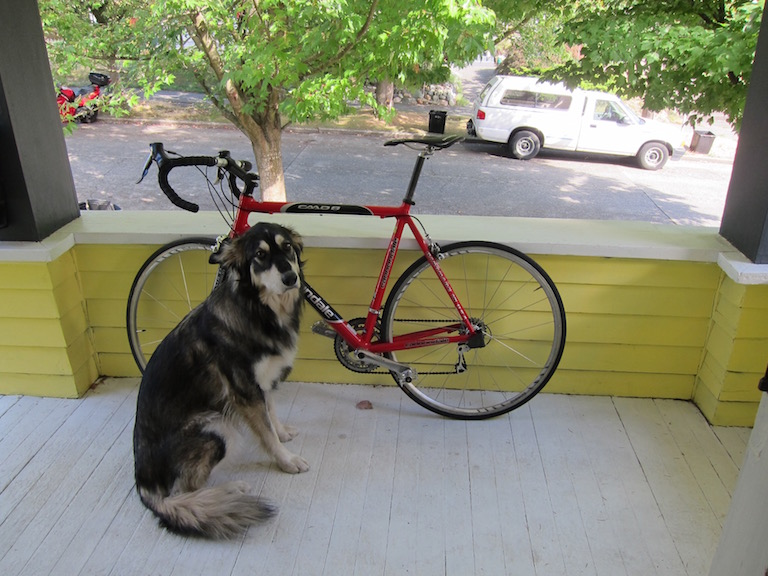
#> input picture dog.jpg, 768 x 576 px
$ jupyter execute --allow-errors Histogram.ipynb   (older library calls are emulated)
#> lines starting #> are read from the running program, lines starting #| are printed output that depends on the picture; long printed decimals are rounded
#> further down, img is the input picture: shape (576, 768, 3); mean B, G, R 114.1, 135.7, 134.4
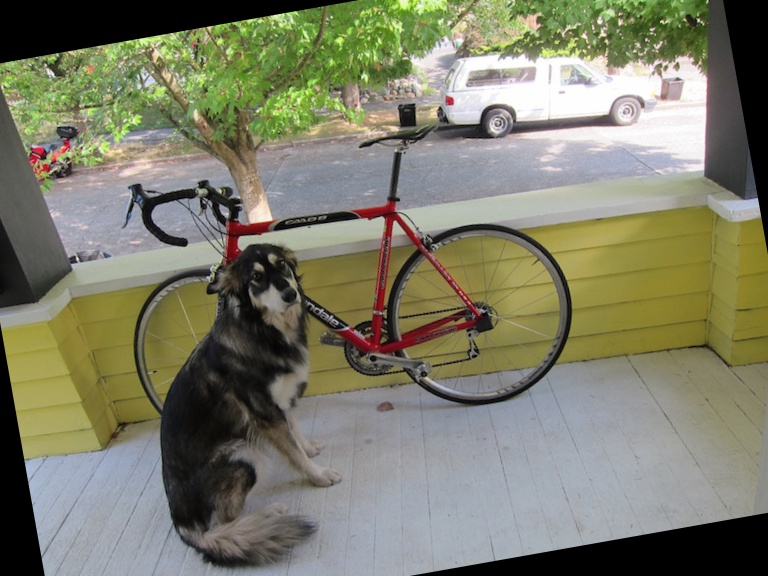
#> input picture dog_rotate.jpg, 768 x 576 px
#> further down, img_rotate is the input picture: shape (576, 768, 3); mean B, G, R 105.5, 125.6, 125.2
[cell 1]
import cv2
import numpy as np
import matplotlib.pyplot as plt
from Utils_plot import plot_hist

print(cv2.__version__)

img = cv2.imread('office_1.jpg')
img_rotate = cv2.imread('office_2.jpg')

#> (the rest of this cell did not finish here and is left out)

[cell 2]
def histogram_gradient(img, img_rotate, mag_thres = 20, bin_num = 360):
#> called with mag_thres = 20, bin_num = 360
    img = cv2.cvtColor(img, cv2.COLOR_BGR2GRAY)
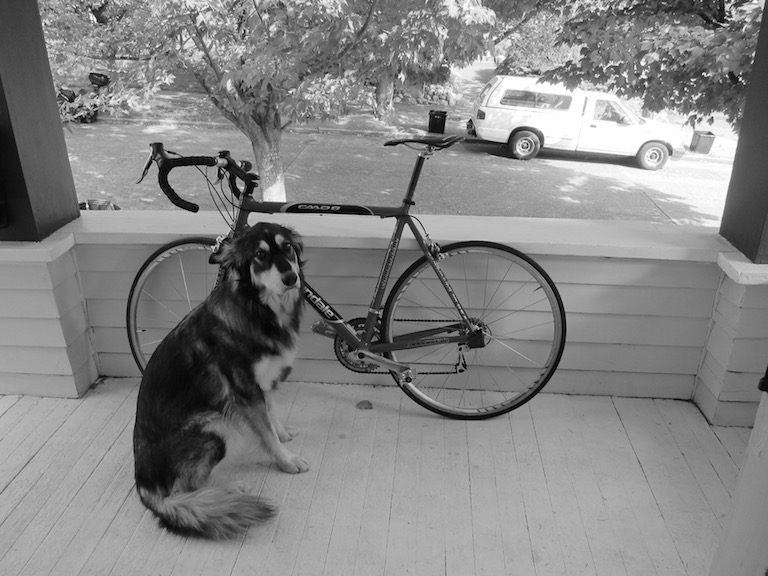
#> img: shape (576, 768); min 0, max 255, mean 132.8
    img_rotate = cv2.cvtColor(img_rotate, cv2.COLOR_BGR2GRAY)
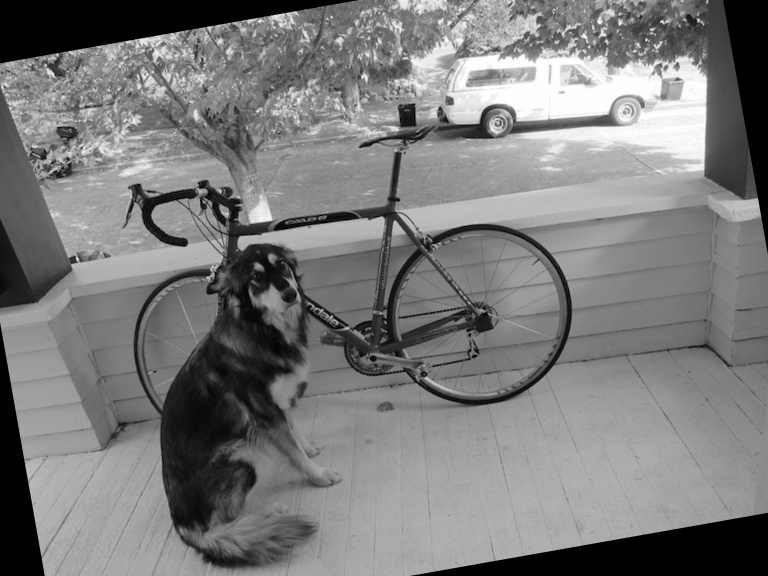
#> img_rotate: shape (576, 768); min 0, max 255, mean 123.2

    for img in [img, img_rotate]:
        sobelx=cv2.Sobel(img, cv2.CV_64F, dx=1, dy=0)
        sobely=cv2.Sobel(img, cv2.CV_64F, dx=0, dy=1)
        gradient = np.arctan2(sobely, sobelx) * 180 / np.pi
        magnitude = np.sqrt(sobelx ** 2 + sobely ** 2)
        mag_thres = np.median(magnitude)
        print(mag_thres)
        gradient = (magnitude > mag_thres) * gradient
        gradient = (gradient < 0) * 360 + gradient
        hist, bins = np.histogram(gradient, bin_num)
        hist = hist[1:]

        plt.plot(hist)
#> this loop made 2 passes
#> mag_thres on passes 1 to 2: 22.09, 18.38
#| 22.091
#| 18.385
#> pass 1, in histogram_gradient, `sobelx=cv2.Sobel(img, cv2.CV_64F, dx=1, dy=0)`:
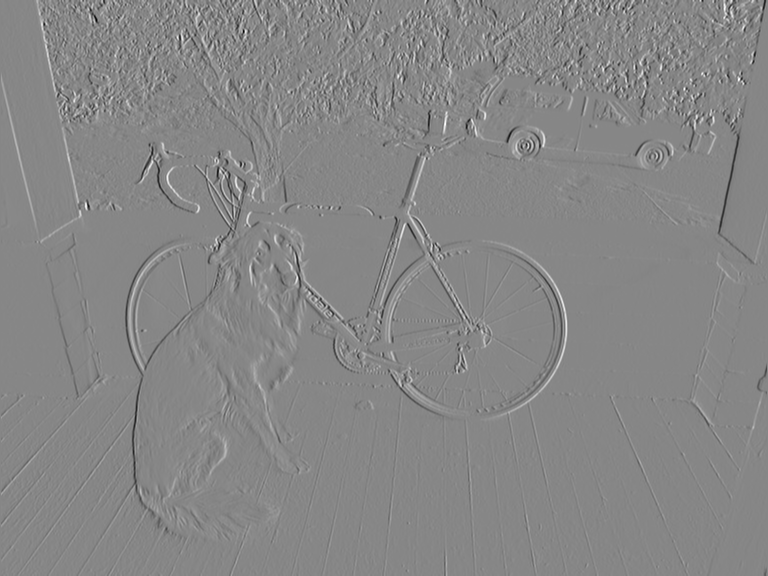
#> sobelx: shape (576, 768) float64; min -847, max 755, mean -0.2; drawn with min black and max white
#> pass 1, in histogram_gradient, `gradient = np.arctan2(sobely, sobelx) * 180 / np.pi`:
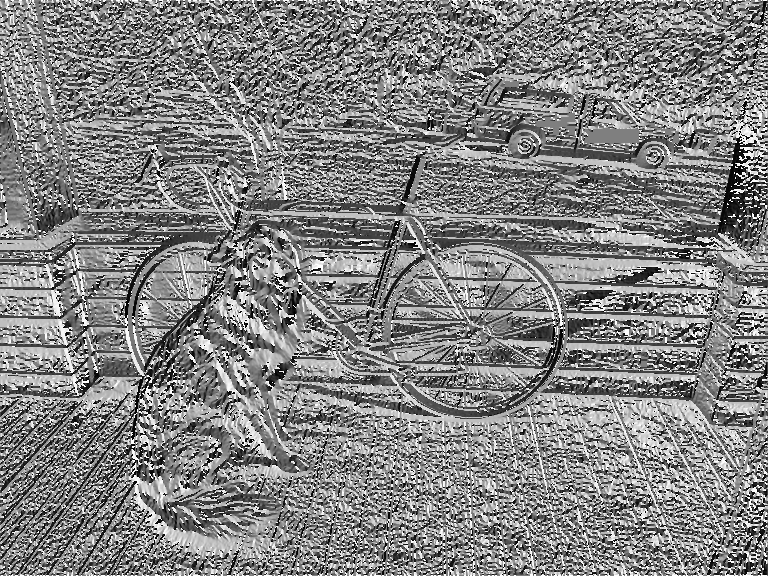
#> gradient: shape (576, 768) float64; min -179.9, max 180, mean 5.5; drawn with min black and max white
#> pass 1, in histogram_gradient, `magnitude = np.sqrt(sobelx ** 2 + sobely ** 2)`:
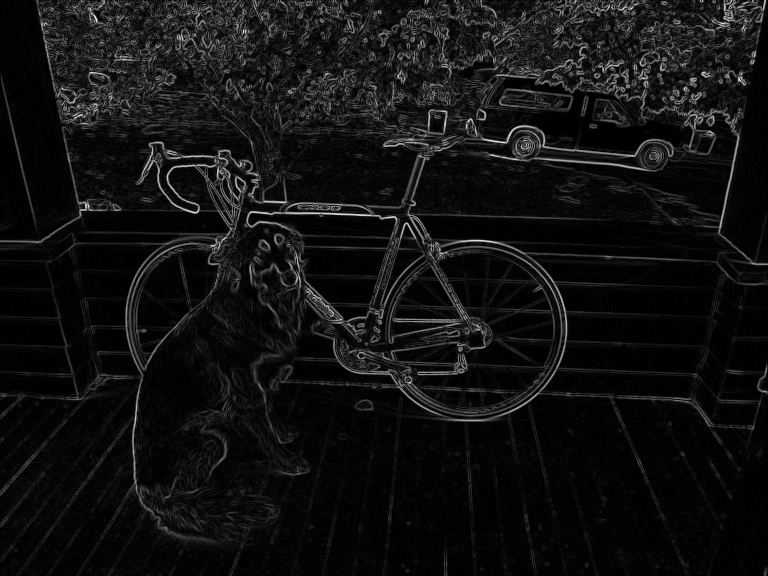
#> magnitude: shape (576, 768) float64; min 0, max 862.2, mean 59.4; drawn with min black and max white
#> after the loop:
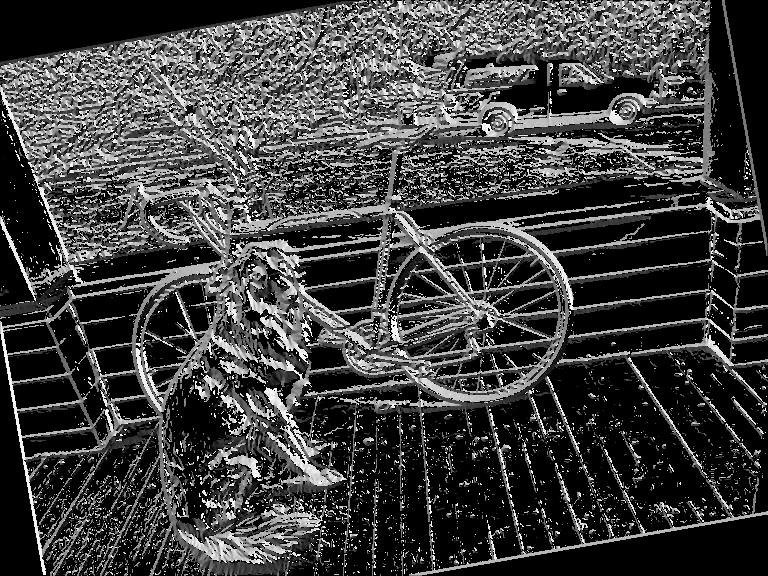
#> gradient: shape (576, 768) float64; min 0, max 359.8, mean 89.1; drawn with min black and max white
#> after the loop:
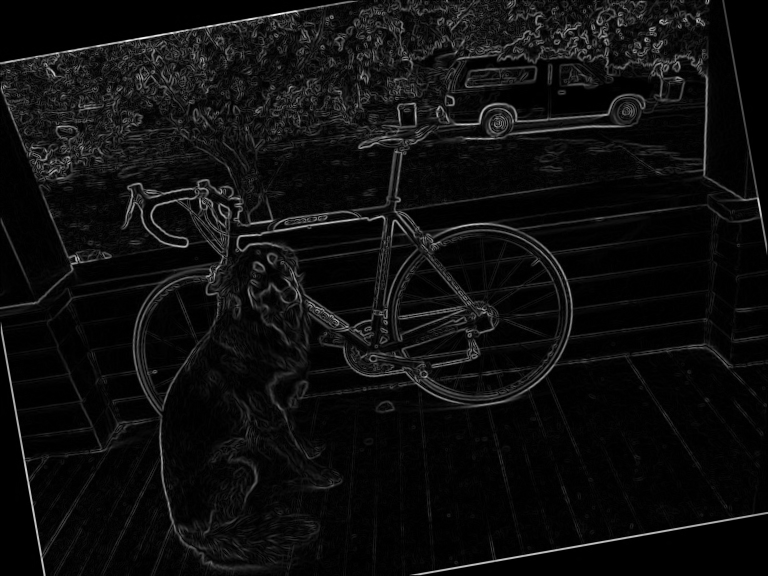
#> magnitude: shape (576, 768) float64; min 0, max 936.2, mean 52.9; drawn with min black and max white
#> after the loop:
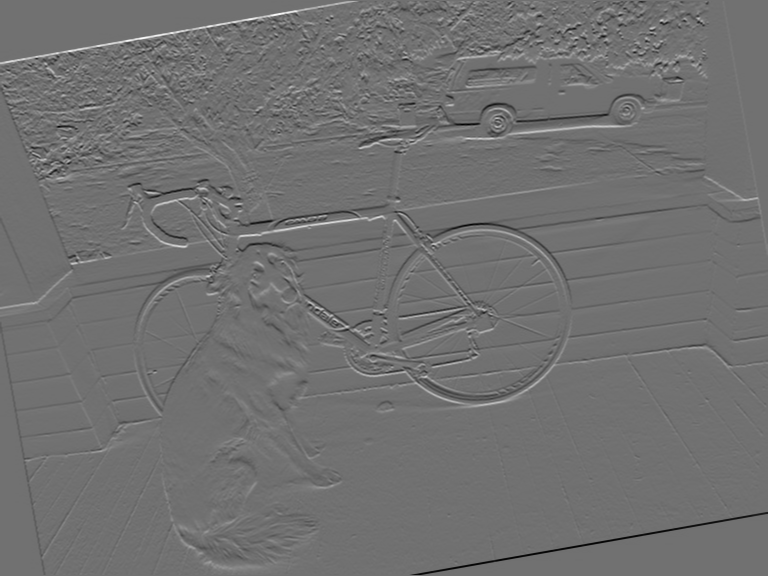
#> sobely: shape (576, 768) float64; min -737, max 926, mean 0.2; drawn with min black and max white
    #plt.xlim([1, bin_num])
    #plt.ylim([0, 15000])
    plt.show()
#> figure, not shown here; curve peaks at x = 269, y = 1844; curve peaks at x = 260, y = 1642

img = cv2.imread('dog.jpg')
img_rotate = cv2.imread('dog_rotate.jpg')

histogram_gradient(img, img_rotate)

## Test about the gradient

[cell 3]
a = np.eye(5)
m = np.linspace(20, 0, 5)
n = np.linspace(0, 20, 5)
grid = np.meshgrid(m, n)
a = grid[0]
b = grid[1]
print("The a is \n", a)
#filter_kernal =

sobelx=cv2.Sobel(a, cv2.CV_64F, dx=1, dy=0)
print("The sobelx is \n", sobelx)
sobely=cv2.Sobel(a, cv2.CV_64F, dx=0, dy=1)
print("The sobely is \n", sobely)
gradient = np.arctan2(sobely, sobelx) * 180 / np.pi
print("The gradient is \n", gradient)

print("---" * 10)
print("The a is \n", b)
sobelx=cv2.Sobel(b, cv2.CV_64F, dx=1, dy=0)
print("The sobelx is \n", sobelx)
sobely=cv2.Sobel(b, cv2.CV_64F, dx=0, dy=1)
print("The sobely is \n", sobely)
gradient = np.arctan2(sobely, sobelx) * 180 / np.pi
print("The gradient is \n", gradient)

a = np.linspace(-1, 1, 3)
a = np.meshgrid(a, a)
gradient = np.arctan2(a[1], a[0]) * 180 / np.pi
print(a[0])
print(a[1])
print(gradient)

[cell 4]
a = np.random.randn(5, 3)
print(a)

print((a > 1) * a)
gradient, bins = np.histogram(a)
print(gradient.shape)

plt.plot(gradient, 'r')

plt.show()
#> figure, not shown here; curve peaks at x = 4, y = 3

[cell 5]
img = np.eye(5)

sobelx=cv2.Sobel(img, cv2.CV_64F, dx=1, dy=0)
print(sobelx)
sobelx=cv2.convertScaleAbs(sobelx)
sobely=cv2.Sobel(img, cv2.CV_64F, dx=0, dy=1)
sobely=cv2.convertScaleAbs(sobely)
gradient = np.arctan2(sobely, sobelx) * 180 / np.pi
print(gradient)

num_bins = 36
hist, bins = np.histogram(gradient.ravel(), 90, [0, 90])

plt.plot(hist)
plt.xlim([0, 90])
plt.show()
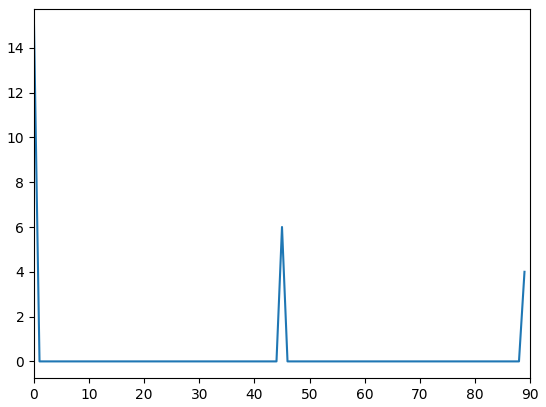
#> figure drawn by matplotlib, 1 panel; curve peaks at x = 0, y = 15
